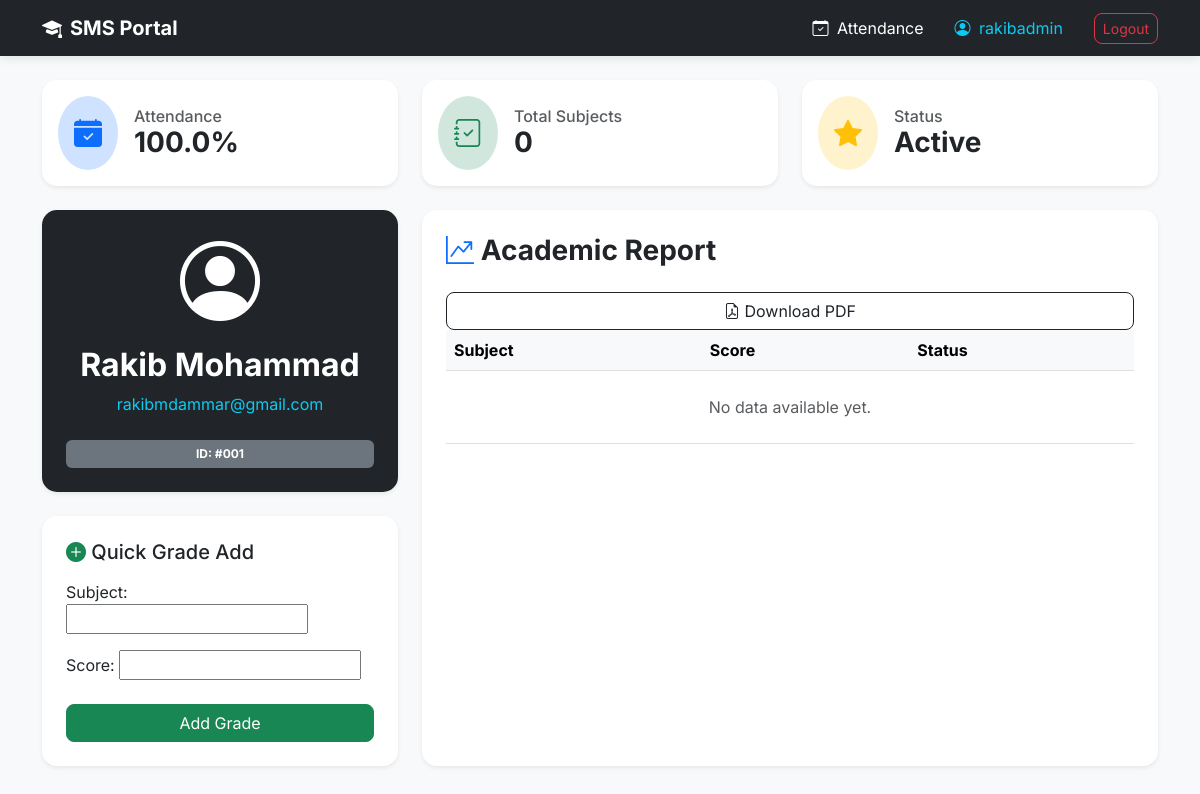
The page /students/1/ (signed in) on the database its author committed.
### students/models.py (models this page shows, shortened)
class Student(models.Model):
    first_name = models.CharField(max_length=100)
    last_name = models.CharField(max_length=100)
    email = models.EmailField(unique=True)
    enrollment_date = models.DateField(auto_now_add=True)

### students/views.py (the view)
# urls.py: path('students/<int:pk>/', views.student_profile, name='student_profile'),
@login_required
def student_profile(request, pk):
    student = get_object_or_404(Student, pk=pk)
    grades = student.grades.all()
    total_days = student.attendance.count()
    present_days = student.attendance.filter(status='Present').count()
    attendance_percent = (present_days / total_days * 100) if total_days > 0 else 0
    if request.method == "POST":
        form = GradeForm(request.POST)
        if form.is_valid():
            grade = form.save(commit=False)
            grade.student = student
            grade.save()
            messages.success(request, f"Grade added for {student.first_name}")
            return redirect('student_profile', pk=student.pk)
    else:
        form = GradeForm()
    return render(request, 'students/student_profile.html', {
        'student': student,
        'grades': grades,
        'form': form,
        'attendance_percent': round(attendance_percent, 1)
    })

### students/forms.py
class GradeForm(forms.ModelForm):
    class Meta:
        model = Grade
        fields = ['subject', 'score']

### students/templates/students/student_profile.html (shortened to what this page needs)
{% extends 'students/base.html' %}
{% block content %}
<div class="row mb-4">
    <div class="col-md-4">
        <div class="card shadow-sm border-0 bg-white p-3 d-flex flex-row align-items-center">
            <div class="rounded-circle bg-primary-subtle p-3 me-3">
                <i class="bi bi-calendar-check-fill text-primary fs-3"></i>
            </div>
            <div>
                <h6 class="text-muted mb-0">Attendance</h6>
                <h3 class="fw-bold mb-0">{{ attendance_percent }}%</h3>
            </div>
        </div>
    </div>
    <div class="col-md-4">
        <div class="card shadow-sm border-0 bg-white p-3 d-flex flex-row align-items-center">
            <div class="rounded-circle bg-success-subtle p-3 me-3">
                <i class="bi bi-journal-check text-success fs-3"></i>
            </div>
            <div>
                <h6 class="text-muted mb-0">Total Subjects</h6>
                <h3 class="fw-bold mb-0">{{ grades.count }}</h3>
            </div>
        </div>
    </div>
    <div class="col-md-4">
        <div class="card shadow-sm border-0 bg-white p-3 d-flex flex-row align-items-center">
            <div class="rounded-circle bg-warning-subtle p-3 me-3">
                <i class="bi bi-star-fill text-warning fs-3"></i>
            </div>
            <div>
                <h6 class="text-muted mb-0">Status</h6>
                <h3 class="fw-bold mb-0">
                    {% if attendance_percent >= 80 %}Active{% else %}At Risk{% endif %}
                </h3>
            </div>
        </div>
    </div>
</div>
<div class="row">
    <div class="col-md-4">
        <div class="card shadow-sm border-0 bg-dark text-white p-4 text-center mb-4">
            <div class="display-1 mb-3"><i class="bi bi-person-circle"></i></div>
            <h2 class="fw-bold">{{ student.first_name }} {{ student.last_name }}</h2>
            <p class="text-info">{{ student.email }}</p>
            <div class="badge bg-secondary p-2 mt-2">ID: #00{{ student.id }}</div>
        </div>
        <div class="card shadow-sm border-0 p-4">
            <h5 class="mb-3"><i class="bi bi-plus-circle-fill text-success"></i> Quick Grade Add</h5>
            <form method="POST">
                {{ form.as_p }}
                <button type="submit" class="btn btn-success w-100 mt-2">Add Grade</button>
            </form>
        </div>
    </div>
    <div class="col-md-8">
        <div class="card shadow-sm border-0 p-4" style="min-height: 100%;">
            <h3 class="fw-bold mb-4"><i class="bi bi-graph-up-arrow text-primary"></i> Academic Report</h3>
            <a href="{% url 'download_report' student.pk %}" class="btn btn-outline-dark">
        <i class="bi bi-file-earmark-pdf"></i> Download PDF
    </a>
            <table class="table table-hover align-middle">
                <thead class="table-light">
                    <tr>
                        <th>Subject</th>
                        <th>Score</th>
                        <th>Status</th>
                    </tr>
                </thead>
                <tbody>
                    {% for grade in grades %}
                    <tr>
                        <td class="fw-semibold">{{ grade.subject }}</td>
                        <td>
                            <div class="progress" style="height: 10px; width: 100px; display: inline-block;">
                                <div class="progress-bar {% if grade.score >= 80 %}bg-success{% elif grade.score >= 50 %}bg-warning{% else %}bg-danger{% endif %}"
                                     style="width: {{ grade.score }}%"></div>
                            </div>
                            <span class="ms-2 fw-bold">{{ grade.score }}%</span>
                        </td>
                        <td>
                            {% if grade.score >= 80 %}
                                <span class="badge rounded-pill bg-success-subtle text-success border border-success">Excellent</span>
                            {% elif grade.score >= 50 %}
                                <span class="badge rounded-pill bg-warning-subtle text-warning border border-warning">Average</span>
                            {% else %}
                                <span class="badge rounded-pill bg-danger-subtle text-danger border border-danger">Failing</span>
                            {% endif %}
                        </td>
                    </tr>
                    {% empty %}
                    <tr>
                        <td colspan="3" class="text-center text-muted py-4">No data available yet.</td>
                    </tr>
                    {% endfor %}
                </tbody>
            </table>
        </div>
    </div>
</div>
{% endblock %}

### students/templates/students/base.html (shortened to what this page needs)
<!DOCTYPE html>
<html>
<head>
    <link href="https://cdn.jsdelivr.net/npm/bootstrap@5.3.0/dist/css/bootstrap.min.css" rel="stylesheet">
    <link rel="stylesheet" href="https://cdn.jsdelivr.net/npm/bootstrap-icons@1.11.1/font/bootstrap-icons.css">
</head>
<body>
    <nav class="navbar navbar-expand-lg navbar-dark bg-dark mb-4">
        <div class="container">
            <a class="navbar-brand fw-bold" href="{% url 'student_list' %}"><i class="bi bi-mortarboard-fill me-2"></i>SMS Portal</a>
            <div class="navbar-nav ms-auto align-items-center">
                {% if user.is_authenticated %}
                    <a class="nav-link text-white" href="{% url 'take_attendance' %}">
                        <i class="bi bi-calendar-check me-1"></i> Attendance
                    </a>
                    <span class="nav-link text-info">
                        <i class="bi bi-person-circle me-1"></i> {{ user.username }}
                    </span>
                    <form action="{% url 'logout' %}" method="post" class="d-inline">
                        <button type="submit" class="btn btn-outline-danger btn-sm ms-2">Logout</button>
                    </form>
                {% else %}
                    <a class="nav-link" href="{% url 'login' %}">Login</a>
                {% endif %}
            </div>
        </div>
    </nav>
    <div class="container">
        {% block content %}
        {% endblock %}
    </div>
</body>
</html>

### students/templates/students/base.html (style rules this page uses)
body { font-family: 'Inter', sans-serif; background-color: #f8f9fa; }
.card { border: none; border-radius: 15px; transition: transform 0.3s ease, box-shadow 0.3s ease; }
.btn { border-radius: 8px; transition: all 0.2s; }
.navbar { box-shadow: 0 2px 10px rgba(0,0,0,0.1); }
.nav-link { margin-right: 15px; }

### rows shown on the page
Student: count "0", first_name "Rakib", last_name "Mohammad", email "rakibmdammar@gmail.com", id "1"

### other values the page prints
{{ user.username }} "rakibadmin"
{{ attendance_percent }} "100.0"
